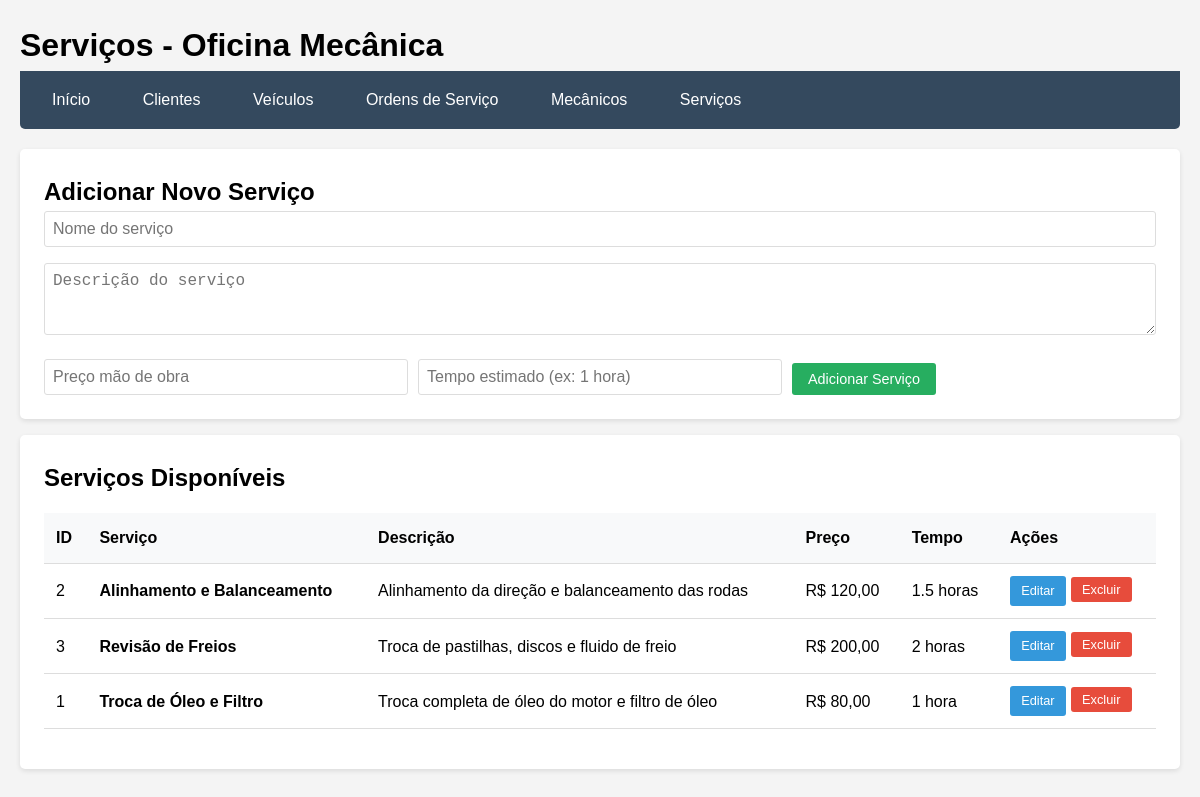
Page /servicos.php on the committed database.
### tables this page shows
CREATE TABLE servicos (
    id_servico INT AUTO_INCREMENT PRIMARY KEY,
    nome_servico VARCHAR(100) NOT NULL,
    descricao TEXT,
    preco_mao_obra DECIMAL(10,2) NOT NULL,
    tempo_estimado VARCHAR(50)
);

### config.php (called while the page is built, shortened)
<?php
function formatarMoeda($valor) {
    return 'R$ ' . number_format($valor, 2, ',', '.');
}
?>

### servicos.php (the view, shortened to what this page needs)
<?php include 'config.php'; ?>
<?php
$editando = false;
$servico_edit = null;
$servicos = $pdo->query("SELECT * FROM servicos ORDER BY nome_servico")->fetchAll();
?>
<!DOCTYPE html>
<html>
<head>
    <link rel="stylesheet" href="style.css">
</head>
<body>
    <div class="container">
        <h1>Serviços - Oficina Mecânica</h1>
        <nav>
            <a href="index.php">Início</a>
            <a href="clientes.php">Clientes</a>
            <a href="veiculos.php">Veículos</a>
            <a href="ordens.php">Ordens de Serviço</a>
            <a href="mecanicos.php">Mecânicos</a>
            <a href="servicos.php">Serviços</a>
        </nav>
        <div class="card">
            <h2><?php echo $editando ? 'Editar Serviço' : 'Adicionar Novo Serviço'; ?></h2>
            <form method="POST">
                <div class="form-group">
                    <input type="text" name="nome_servico" placeholder="Nome do serviço" required
                           value="<?php echo $editando ? htmlspecialchars($servico_edit['nome_servico']) : ''; ?>">
                </div>
                <div class="form-group">
                    <textarea name="descricao" placeholder="Descrição do serviço" rows="3"><?php echo $editando ? htmlspecialchars($servico_edit['descricao']) : ''; ?></textarea>
                </div>
                <div class="form-inline">
                    <div class="form-group">
                        <input type="number" name="preco_mao_obra" placeholder="Preço mão de obra" step="0.01" min="0" required
                               value="<?php echo $editando ? $servico_edit['preco_mao_obra'] : ''; ?>">
                    </div>
                    <div class="form-group">
                        <input type="text" name="tempo_estimado" placeholder="Tempo estimado (ex: 1 hora)" required
                               value="<?php echo $editando ? htmlspecialchars($servico_edit['tempo_estimado']) : ''; ?>">
                    </div>
                    <div class="form-group">
                        <?php if($editando): ?>
                            <button type="submit" name="editar" class="btn btn-success">Atualizar Serviço</button>
                            <button type="submit" name="cancelar_edicao" class="btn btn-danger">Cancelar</button>
                        <?php else: ?>
                            <button type="submit" name="adicionar" class="btn btn-success">Adicionar Serviço</button>
                        <?php endif; ?>
                    </div>
                </div>
            </form>
        </div>
        <div class="card">
            <h2>Serviços Disponíveis</h2>
            <?php if(count($servicos) > 0): ?>
            <div class="table-responsive">
                <table>
                    <thead>
                        <tr>
                            <th>ID</th>
                            <th>Serviço</th>
                            <th>Descrição</th>
                            <th>Preço</th>
                            <th>Tempo</th>
                            <th>Ações</th>
                        </tr>
                    </thead>
                    <tbody>
                        <?php foreach($servicos as $servico): ?>
                        <tr>
                            <td><?php echo $servico['id_servico']; ?></td>
                            <td><strong><?php echo htmlspecialchars($servico['nome_servico']); ?></strong></td>
                            <td><?php echo htmlspecialchars($servico['descricao']); ?></td>
                            <td><?php echo formatarMoeda($servico['preco_mao_obra']); ?></td>
                            <td><?php echo htmlspecialchars($servico['tempo_estimado']); ?></td>
                            <td class="action-buttons">
                                <a href="?editar=<?php echo $servico['id_servico']; ?>" class="btn btn-sm">Editar</a>
                                <form method="POST">
                                    <button type="submit" name="excluir" class="btn btn-danger btn-sm"
                                            onclick="return confirm('Tem certeza que deseja excluir o serviço <?php echo htmlspecialchars($servico['nome_servico']); ?>?')">
                                        Excluir
                                    </button>
                                </form>
                            </td>
                        </tr>
                        <?php endforeach; ?>
                    </tbody>
                </table>
            </div>
            <?php else: ?>
                <p>Nenhum serviço cadastrado.</p>
            <?php endif; ?>
        </div>
    </div>
</body>
</html>

### style.css (style rules this page uses)
* { margin: 0; padding: 0; box-sizing: border-box; }
body { font-family: Arial, sans-serif; background: #f4f4f4; line-height: 1.6; }
.container { max-width: 1200px; margin: 0 auto; padding: 20px; }
nav { background: #34495e; padding: 1rem; margin-bottom: 20px; border-radius: 0 0 5px 5px; }
nav a { color: white; text-decoration: none; margin-right: 1rem; padding: 0.5rem 1rem; border-radius: 3px; transition: background 0.3s; }
.card { background: white; padding: 1.5rem; margin: 1rem 0; border-radius: 5px; box-shadow: 0 2px 5px rgba(0,0,0,0.1); }
.table-responsive { overflow-x: auto; }
table { width: 100%; border-collapse: collapse; margin: 1rem 0; }
th, td { padding: 0.75rem; text-align: left; border-bottom: 1px solid #ddd; }
th { background: #f8f9fa; font-weight: bold; }
.btn { background: #3498db; color: white; padding: 0.5rem 1rem; border: none; border-radius: 3px; cursor: pointer; text-decoration: none; display: inline-block; font-size: 0.9rem; transition: background 0.3s; }
.btn-success { background: #27ae60; }
.btn-danger { background: #e74c3c; }
.btn-sm { padding: 0.3rem 0.7rem; font-size: 0.8rem; }
.form-group { margin-bottom: 1rem; }
input, select, textarea { width: 100%; padding: 0.5rem; border: 1px solid #ddd; border-radius: 3px; font-size: 1rem; }
.form-inline { display: flex; gap: 10px; align-items: end; flex-wrap: wrap; }
.form-inline .form-group { margin-bottom: 0; flex: 1; min-width: 150px; }
.action-buttons { display: flex; gap: 5px; flex-wrap: wrap; }

### rows in the picture
servicos: id_servico "2", nome_servico "Alinhamento e Balanceamento", descricao "Alinhamento da direção e balanceamento das rodas", preco_mao_obra "R$ 120,00", tempo_estimado "1.5 horas"
servicos: id_servico "3", nome_servico "Revisão de Freios", descricao "Troca de pastilhas, discos e fluido de freio", preco_mao_obra "R$ 200,00", tempo_estimado "2 horas"
servicos: id_servico "1", nome_servico "Troca de Óleo e Filtro", descricao "Troca completa de óleo do motor e filtro de óleo", preco_mao_obra "R$ 80,00", tempo_estimado "1 hora"
